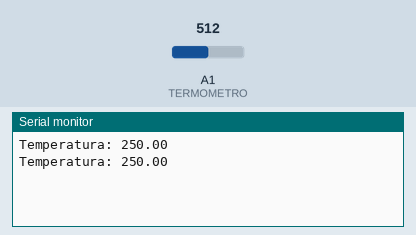
This sketch was run on a simulated Arduino Uno, built with avr-gcc and run on an emulated ATmega328P. Parts: the last lines printed to the serial monitor. The inputs (shaded band) are chosen by the test bench; at power-on: A1 (TERMOMETRO) = 512.

Above: at 2.8 s.
2.9 s: A1 (TERMOMETRO) set to 716
At 4.8 s:
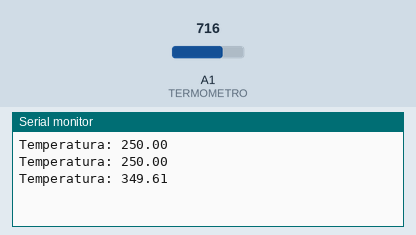
5.6 s: A1 (TERMOMETRO) set to 900
At 6.3 s:
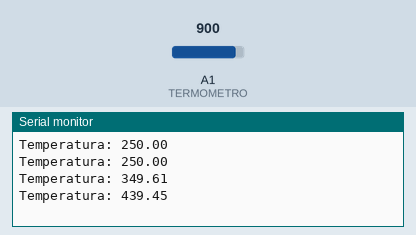
Timing chart, 0 to 8.6 s (numbered marks = the images above; inputs shaded):
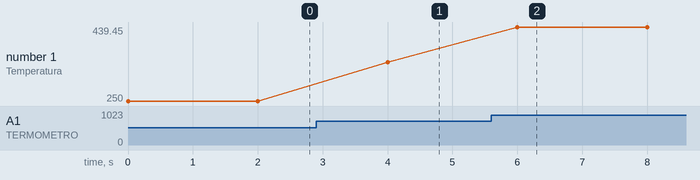

The sketch:

sketch_6_thermometer.ino
```cpp
#define TERMOMETRO A1

void setup() {
  Serial.begin(9600);
}

void loop() {
  int leitura = analogRead(TERMOMETRO);
  float volts = (leitura / 1024.0) * 5.0;
  float celsius = (volts) * 100.0;

  Serial.print("Temperatura: ");
  Serial.println(celsius);

  delay(2000);
}
```

Measured:
- after the input at 2.9 s, the serial monitor: prints a new line after 1.1 s (image 1)
- after the input at 5.6 s, the serial monitor: prints a new line after 0.40 s (image 2)
- plotted number 1: 250 → 349.61 after the input at 2.9 s, 349.61 → 439.45 after the input at 5.6 s
